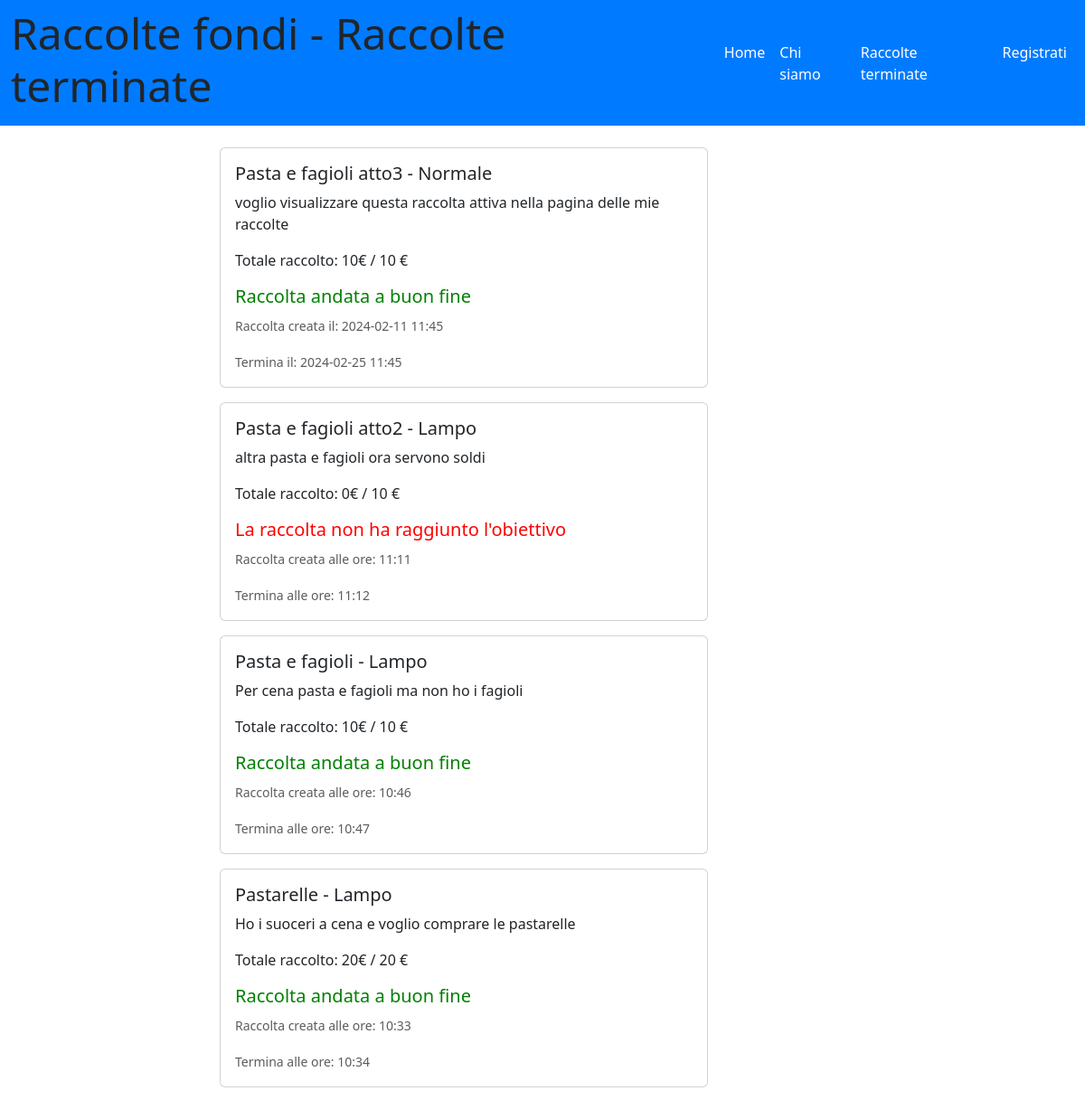
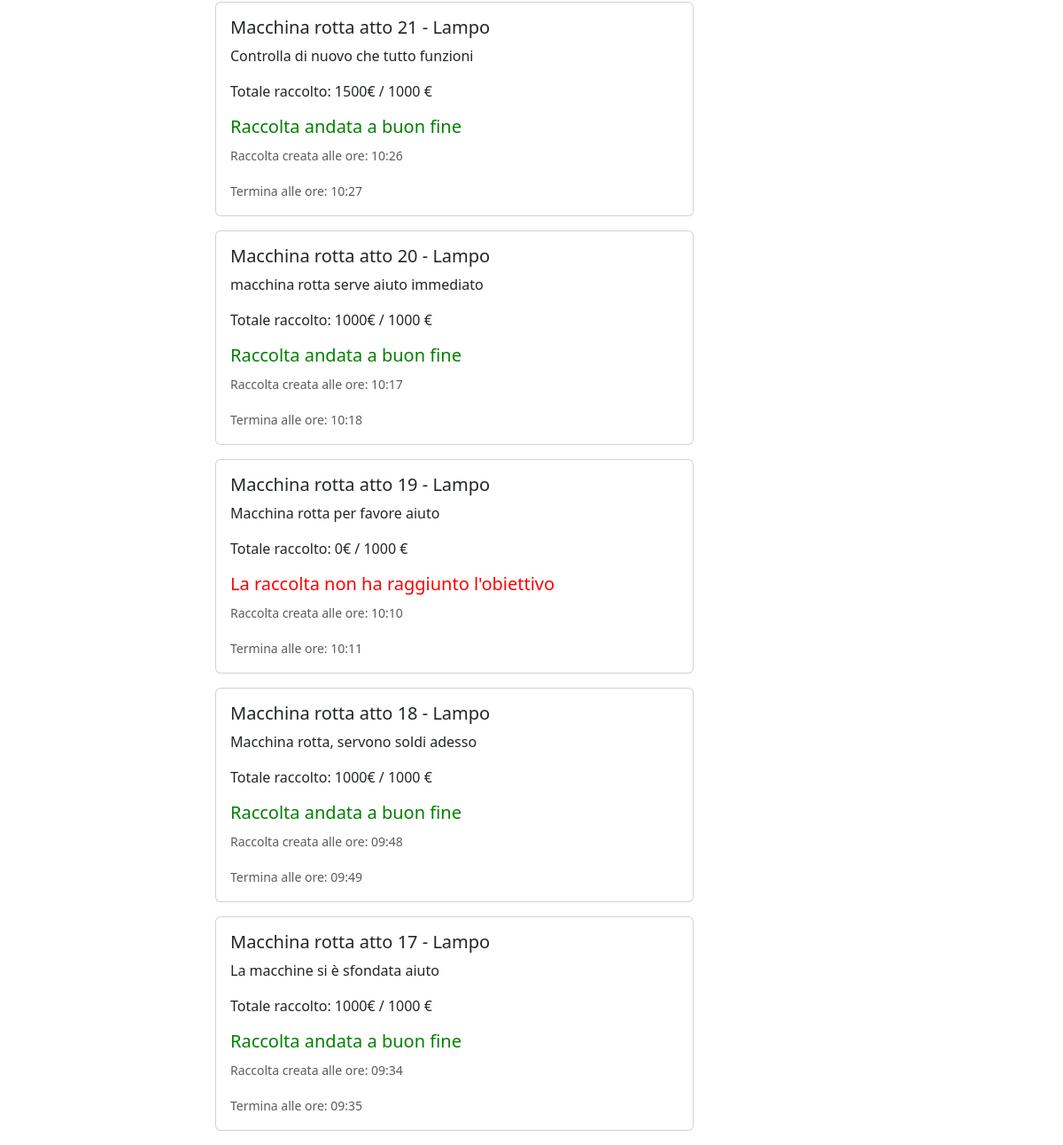
/raccolte_terminate, run on the app's committed database (2 pictures, top to bottom).
### tables this page shows
CREATE TABLE "raccolte" (
	"id_raccolta"	INTEGER NOT NULL UNIQUE ,
	"nome_raccolta"	TEXT NOT NULL,
	"descrizione"	TEXT,
	"immagine"	TEXT,
	"data_creazione"	TEXT,
	"data_termine"	TEXT,
	"cifra_attuale"	NUMERIC,
	"cifra_da_raggiungere"	NUMERIC,
	"tipo_raccolta"	TEXT,
	"organizzatore_raccolta"	INTEGER,
	"importo_minimo"	NUMERIC,
	"status"	TEXT DEFAULT 'attiva',
	"aggiornata"	TEXT DEFAULT 'no',
	PRIMARY KEY("id_raccolta" AUTOINCREMENT),
	FOREIGN KEY("organizzatore_raccolta") REFERENCES "utenti"("id_utente")
);

### app.py (the view)
@app.route('/raccolte_terminate')
def raccolte_terminate():
    raccolte_terminate_db = raccolte_dao.get_raccolte_terminate()
    return render_template('raccolte_terminate.html', raccolte_terminate=raccolte_terminate_db)

### app.py (called while the page is built)
@app.before_request
def update_before_request():
    app.logger.info('Inizio update_status_e_portafoglio')
    try:
        raccolte_dao.update_status_e_portafoglio()
        app.logger.info('Fine update_status_e_portafoglio')
    except Exception as e:
        print('Error during update:', str(e))

### raccolte_dao.py (called while the page is built)
def get_raccolte_terminate():
    conn = sqlite3.connect('db/raccolte_fondi.db')
    conn.row_factory = sqlite3.Row
    cursor = conn.cursor()
    status_terminata = 'terminata'
    sql = 'SELECT * FROM raccolte WHERE status = ? ORDER BY data_creazione DESC'
    cursor.execute(sql, (status_terminata,))
    raccolte_terminate = cursor.fetchall()
    cursor.close()
    conn.close()
    return raccolte_terminate

### templates/raccolte_terminate.html (shortened to what this page needs)
{% extends "base.html" %}
{% block home_active %}active{% endblock %}
{% block page_name%}Raccolte terminate{%endblock%}
{%block content%}
<main class="col-lg-9 col-md-12">
    <div class="container">
    <div class="row">
        <div class="col-3">
        </div>
    <div class="col-9">
    {% for raccolta in raccolte_terminate%}
    <div class="card mb-3" style="max-width: 540px;">
      <div class="row g-0">
        <div class="col-12">
          <div class="card-body">
            <h5 class="card-title">
                 {{raccolta.nome_raccolta | e}}
              - {% if raccolta.tipo_raccolta == 'lampo' %} Lampo
              {%else%} Normale
              {%endif%}
            </h5>
            <p class="card-text">{{raccolta.descrizione}}</p>
            <p class="card-text">Totale raccolto: {{raccolta.cifra_attuale}}€ / {{raccolta.cifra_da_raggiungere}} €</p>
            {% if raccolta.cifra_attuale >= raccolta.cifra_da_raggiungere %}
            <h5 class="raccolte_terminate_successo">Raccolta andata a buon fine</h5>
            {%  else %}
            <h5 class="raccolte_terminate_fallita">La raccolta non ha raggiunto l'obiettivo</h5>
            {% endif %}
            {% if raccolta.tipo_raccolta == 'lampo' %}
            <p class="card-text"><small class="text-body-secondary">Raccolta creata alle ore: {{raccolta.data_creazione.split(' ')[1]}}</small></p>
            <p class="card-text"><small class="text-body-secondary">Termina alle ore: {{raccolta.data_termine.split(' ')[1]}}</small></p>
            {% else %}
            <p class="card-text"><small class="text-body-secondary">Raccolta creata il: {{raccolta.data_creazione}}</small></p>
            <p class="card-text"><small class="text-body-secondary">Termina il: {{raccolta.data_termine}}</small></p>
            {% endif %}
          </div>
        </div>
      </div>
    </div>
    {% endfor %}
</div>
</main>
{% endblock %}

### static/style.css (style rules this page uses)
.raccolte_terminate_successo { color:green }
.raccolte_terminate_fallita { color:red }

### data on the page
raccolte: nome_raccolta "Pasta e fagioli atto3", tipo_raccolta "Normale", descrizione "voglio visualizzare questa raccolta attiva nella pagina delle mie raccolte", cifra_attuale "10", cifra_da_raggiungere "10", shows "Raccolta andata a buon fine", data_creazione "2024-02-11 11:45", data_termine "2024-02-25 11:45"
raccolte: nome_raccolta "Pasta e fagioli atto2", tipo_raccolta "Lampo", descrizione "altra pasta e fagioli ora servono soldi", cifra_attuale "0", cifra_da_raggiungere "10", shows "La raccolta non ha raggiunto l'obiettivo", data_creazione "11:11", data_termine "11:12"
raccolte: nome_raccolta "Pasta e fagioli", tipo_raccolta "Lampo", descrizione "Per cena pasta e fagioli ma non ho i fagioli", cifra_attuale "10", cifra_da_raggiungere "10", shows "Raccolta andata a buon fine", data_creazione "10:46", data_termine "10:47"
raccolte: nome_raccolta "Pastarelle", tipo_raccolta "Lampo", descrizione "Ho i suoceri a cena e voglio comprare le pastarelle", cifra_attuale "20", cifra_da_raggiungere "20", shows "Raccolta andata a buon fine", data_creazione "10:33", data_termine "10:34"
raccolte: nome_raccolta "Macchina rotta atto 21", tipo_raccolta "Lampo", descrizione "Controlla di nuovo che tutto funzioni", cifra_attuale "1500", cifra_da_raggiungere "1000", shows "Raccolta andata a buon fine", data_creazione "10:26", data_termine "10:27"
raccolte: nome_raccolta "Macchina rotta atto 20", tipo_raccolta "Lampo", descrizione "macchina rotta serve aiuto immediato", cifra_attuale "1000", cifra_da_raggiungere "1000", shows "Raccolta andata a buon fine", data_creazione "10:17", data_termine "10:18"
raccolte: nome_raccolta "Macchina rotta atto 19", tipo_raccolta "Lampo", descrizione "Macchina rotta per favore aiuto", cifra_attuale "0", cifra_da_raggiungere "1000", shows "La raccolta non ha raggiunto l'obiettivo", data_creazione "10:10", data_termine "10:11"
raccolte: nome_raccolta "Macchina rotta atto 18", tipo_raccolta "Lampo", descrizione "Macchina rotta, servono soldi adesso", cifra_attuale "1000", cifra_da_raggiungere "1000", shows "Raccolta andata a buon fine", data_creazione "09:48", data_termine "09:49"
raccolte: nome_raccolta "Macchina rotta atto 17", tipo_raccolta "Lampo", descrizione "La macchine si è sfondata aiuto", cifra_attuale "1000", cifra_da_raggiungere "1000", shows "Raccolta andata a buon fine", data_creazione "09:34", data_termine "09:35"
